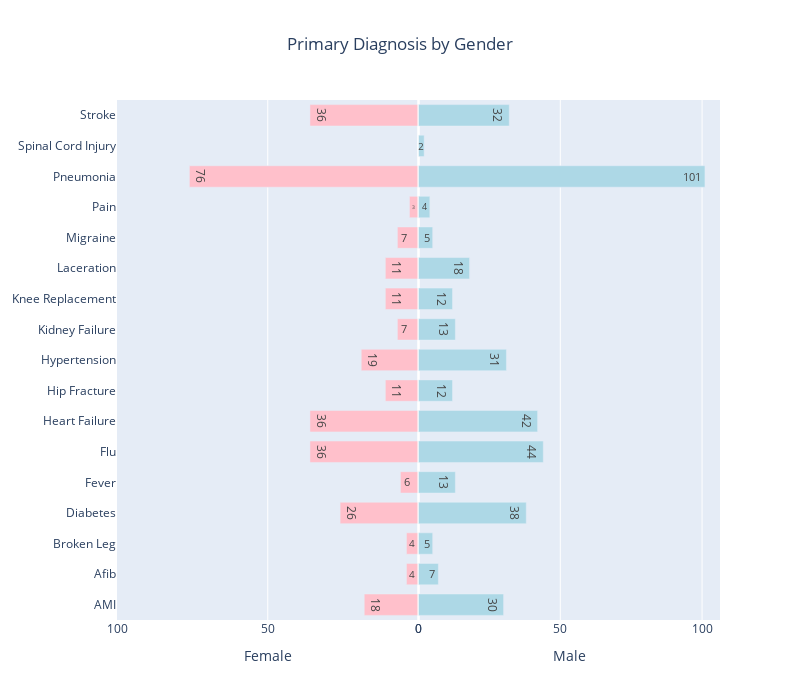

Notebook code for this chart:
### Markdown cell above
# 11.Comparing the no of male and female patients for each primary diagnosis using butterfly plot

### Code cell
df1 = Patients
df2 = Discharges[['PatientID','PrimaryDiagnosis']]
df3 = pd.merge(df1,df2, on = 'PatientID')
df3 = df3[['PatientID','Gender','PrimaryDiagnosis']]
df4 = df3[['Gender','PrimaryDiagnosis']].value_counts().reset_index(name='PatientCount')
#Creating a pivot table for segregatting the no of male and female patients for every primary diagnosis
result = df4.pivot(index = 'PrimaryDiagnosis', columns='Gender', values = 'PatientCount')
result = result.reset_index()

#Creating  butterflty chart
import plotly.graph_objects as go
from plotly.subplots import make_subplots

# create subplots
fig = make_subplots(rows=1, cols=2, specs=[[{}, {}]], shared_xaxes=False,
                    shared_yaxes=True, horizontal_spacing=0)

#Creating the horizontal bar chart for the female patients 
fig.append_trace(go.Bar(x=result.Female,
                     y=result.PrimaryDiagnosis, 
                     text=result.Female.map('{:,.0f}'.format), 
                     textposition='inside',
                     orientation='h', 
                     width=.7, 
                     showlegend=False, 
                     marker_color='pink'), 
                     1, 1) # 1,1 represents row 1 column 1 in the plot grid

#Creating the horizontal bar chart for the male patients
fig.append_trace(go.Bar(x=result.Male,
                     y=result.PrimaryDiagnosis, 
                     text=result.Male.map('{:,.0f}'.format),
                     textposition='inside',
                     orientation='h', 
                     width=.7, 
                     showlegend=False, 
                     marker_color='lightblue'), 
                     1, 2) 

#Setting the title and layout and reversing the axis for the left bar chart
fig.update_xaxes(showticklabels=True,title_text="Female", row=1, col=1, range = [100,0])
fig.update_xaxes(showticklabels=True,title_text="Male", row=1, col=2)
fig.update_layout(title_text="Primary Diagnosis by Gender", 
                  width=800, 
                  height=700,
                  title_x=0.5)

                 

fig.show()

### Figure 1 — Plotly figure (JSON) as saved in the notebook; plotly's stock layout.template omitted (floating-point values rounded to 4 significant figures)
{"data": [{"marker": {"color": "pink"}, "orientation": "h", "showlegend": false, "text": ["18", "4", "4", "26", "6", "36", "36", "11", "19", "7", "11", "11", "7", "3", "76", "nan", "36"], "textposition": "inside", "type": "bar", "width": 0.7, "x": [18, 4, 4, 26, 6, 36, 36, 11, 19, 7, 11, 11, 7, 3, 76, null, 36], "xaxis": "x", "y": ["AMI", "Afib", "Broken Leg", "Diabetes", "Fever", "Flu", "Heart Failure", "Hip Fracture", "Hypertension", "Kidney Failure", "Knee Replacement", "Laceration", "Migraine", "Pain", "Pneumonia", "Spinal Cord Injury", "Stroke"], "yaxis": "y"}, {"marker": {"color": "lightblue"}, "orientation": "h", "showlegend": false, "text": ["30", "7", "5", "38", "13", "44", "42", "12", "31", "13", "12", "18", "5", "4", "101", "2", "32"], "textposition": "inside", "type": "bar", "width": 0.7, "x": [30, 7, 5, 38, 13, 44, 42, 12, 31, 13, 12, 18, 5, 4, 101, 2, 32], "xaxis": "x2", "y": ["AMI", "Afib", "Broken Leg", "Diabetes", "Fever", "Flu", "Heart Failure", "Hip Fracture", "Hypertension", "Kidney Failure", "Knee Replacement", "Laceration", "Migraine", "Pain", "Pneumonia", "Spinal Cord Injury", "Stroke"], "yaxis": "y2"}], "layout": {"height": 700, "title": {"text": "Primary Diagnosis by Gender", "x": 0.5}, "width": 800, "xaxis": {"anchor": "y", "domain": [0, 0.5], "range": [100, 0], "showticklabels": true, "title": {"text": "Female"}}, "xaxis2": {"anchor": "y2", "domain": [0.5, 1], "showticklabels": true, "title": {"text": "Male"}}, "yaxis": {"anchor": "x", "domain": [0, 1]}, "yaxis2": {"anchor": "x2", "domain": [0, 1], "matches": "y", "showticklabels": false}}}
